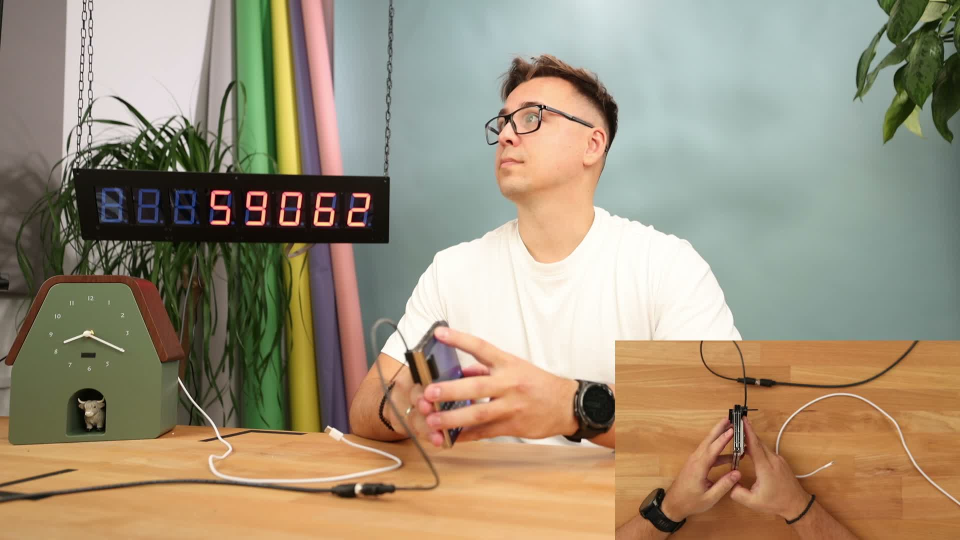
#> input picture proof-of-concept/latest/live-frame.jpg, 1920 x 1080 px (shown at 1/2 size)
$ python read_counter.py latest/live-frame.jpg
#> lines starting #> are read from the running program, lines starting #| are printed output that depends on the picture; after the words box and inside, x2 and y2 are one past the last pixel; in counts of white or black regions, pixels touching at a corner belong together
#> in main, image is the input picture: PIL image 1920x1080 RGB; mean R, G, B 157.7, 144.3, 121
#!/usr/bin/env python3
"""Locate and decode a red seven-segment counter in a still image.

Usage: python3 proof-of-concept/read_counter.py IMAGE [--output-dir DIRECTORY]
Requires numpy and Pillow. This proof of concept expects at least three lit
digits, separated by dark space, with broadly similar size and alignment.
"""

import argparse
import json
from pathlib import Path

import numpy as np
from PIL import Image, ImageDraw, ImageFilter


# Segment order: top, upper right, lower right, bottom, lower left,
# upper left, middle. Unknown patterns are reported, never guessed.
DIGITS = {
    "1111110": "0", "0110000": "1", "1101101": "2",
    "1111001": "3", "0110011": "4", "1011011": "5",
    "1011111": "6", "1110000": "7", "1111111": "8",
    "1111011": "9",
}
REGIONS = [
    (.2, 0, .8, .18), (.65, .18, 1, .42), (.65, .58, 1, .82),
    (.2, .82, .8, 1), (0, .58, .35, .82), (0, .18, .35, .42),
    (.2, .4, .8, .6),
]


def components(mask):
    """Four-connected bounding boxes; no OpenCV dependency needed."""
    remaining = mask.copy()
    height, width = mask.shape
    for y, x in zip(*np.where(mask)):
        if not remaining[y, x]:
            continue
        remaining[y, x] = False
        pending = [(int(y), int(x))]
        left = right = int(x)
        top = bottom = int(y)
        while pending:
            yy, xx = pending.pop()
            left, right = min(left, xx), max(right, xx)
            top, bottom = min(top, yy), max(bottom, yy)
            for ny, nx in ((yy-1, xx), (yy+1, xx), (yy, xx-1), (yy, xx+1)):
                if 0 <= ny < height and 0 <= nx < width and remaining[ny, nx]:
                    remaining[ny, nx] = False
                    pending.append((ny, nx))
        yield (left, top, right + 1, bottom + 1)


def locate_counter(mask):
    # Join individual segments while retaining the gaps between digits.
    kernel = max(3, round(mask.shape[0] / 1080 * 15)) | 1
    joined = np.asarray(Image.fromarray(mask).filter(ImageFilter.MaxFilter(kernel)))
    candidates = []
    for box in components(joined):
        x0, y0, x1, y1 = box
        h, w = y1 - y0, x1 - x0
        if .023 * mask.shape[0] <= h <= .14 * mask.shape[0] and .12 <= w/h <= .95:
            candidates.append(box)
    groups = []
    for seed in candidates:
        sh = seed[3] - seed[1]
        cy = (seed[1] + seed[3]) / 2
        aligned = sorted(
            (b for b in candidates
             if .55 <= (b[3]-b[1])/sh <= 1.8
             and abs((b[1]+b[3])/2-cy) < .2*sh),
            key=lambda b: b[0],
        )
        runs = [[]]
        for box in aligned:
            if runs[-1] and box[0] - runs[-1][-1][2] > sh:
                runs.append([])
            runs[-1].append(box)
        groups.extend(run for run in runs if len(run) >= 3)
    if not groups:
        raise ValueError("No aligned red counter with at least three digits found")
    return max(groups, key=lambda group: (len(group), sum(b[3]-b[1] for b in group)))


def recognize(image):
    rgb = np.asarray(image.convert("RGB"), dtype=np.float32)
    r, g, b = rgb.transpose(2, 0, 1)
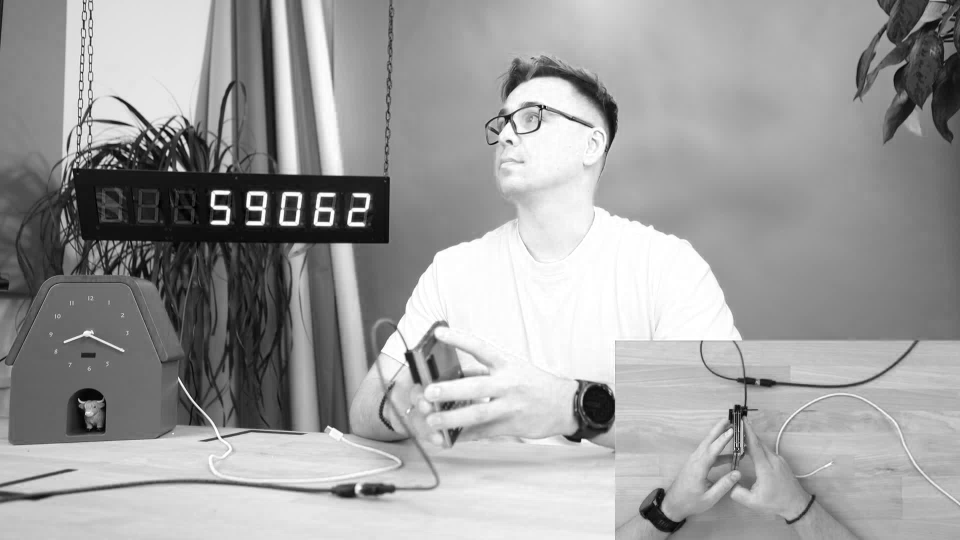
#> r: shape (1080, 1920) float32 (shown at 1/2 size); min 0, max 255, mean 157.7
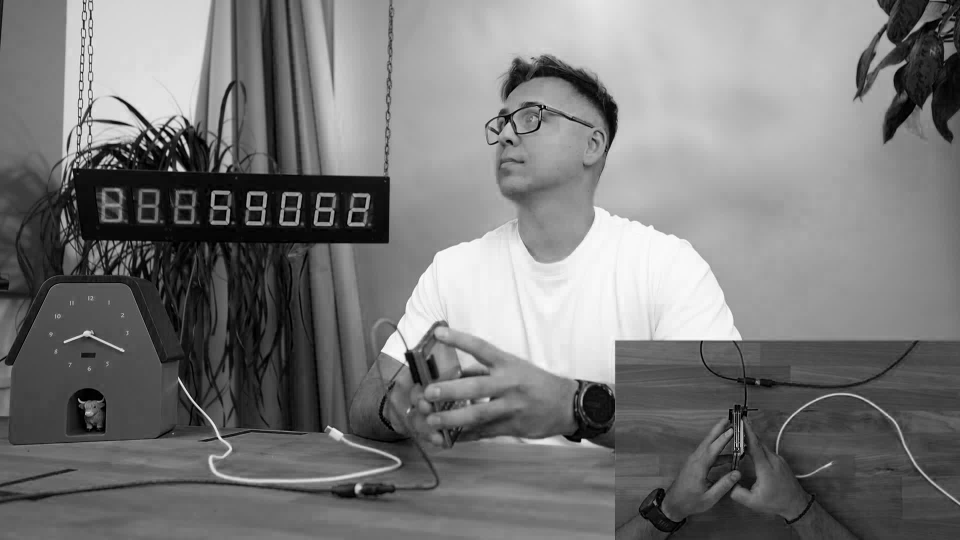
#> b: shape (1080, 1920) float32 (shown at 1/2 size); min 0, max 255, mean 121
    strict = (r > 170) & (r-g > 65) & (r-b > 45) & (g < 160)
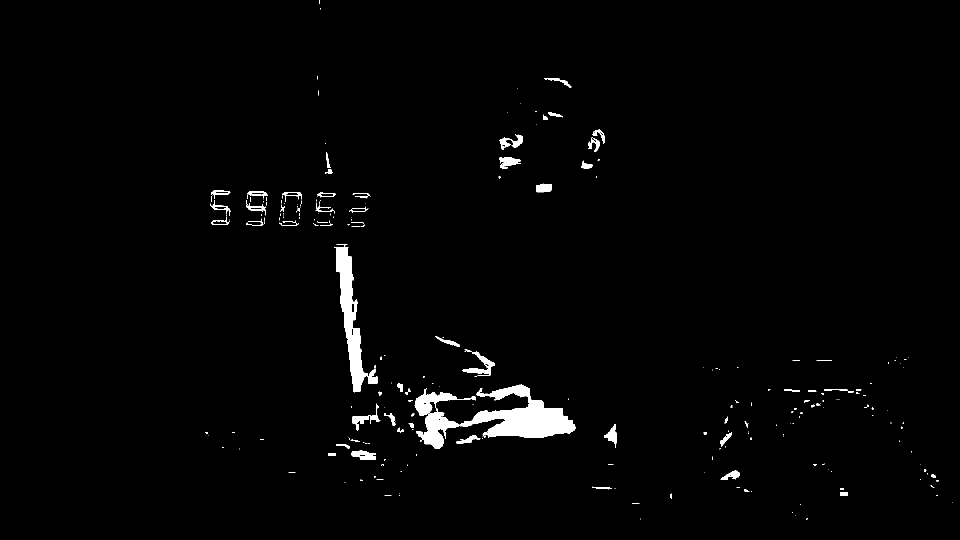
#> strict: shape (1080, 1920) bool (shown at 1/2 size); 1.7% white; 251 white regions (175 under 20 px), largest, box (x1, y1, x2, y2) and area: (829, 769, 1151, 897) 16334, (669, 493, 755, 785) 7472, (925, 703, 990, 752) 951
    relaxed = (r > 140) & (r-g > 45) & (r-b > 30) & (g < 210)
#> relaxed: shape (1080, 1920) bool; 27.8% white; 93 white regions (59 under 20 px), largest, box (x1, y1, x2, y2) and area: (0, 487, 1489, 1080) 287528, (1416, 683, 1920, 1080) 71189, (1560, 792, 1920, 1080) 62295
    boxes = locate_counter(strict)
#> in locate_counter, `joined = np.asarray(Image.fromarray(mask).filter(ImageFilter.MaxFilter..`:
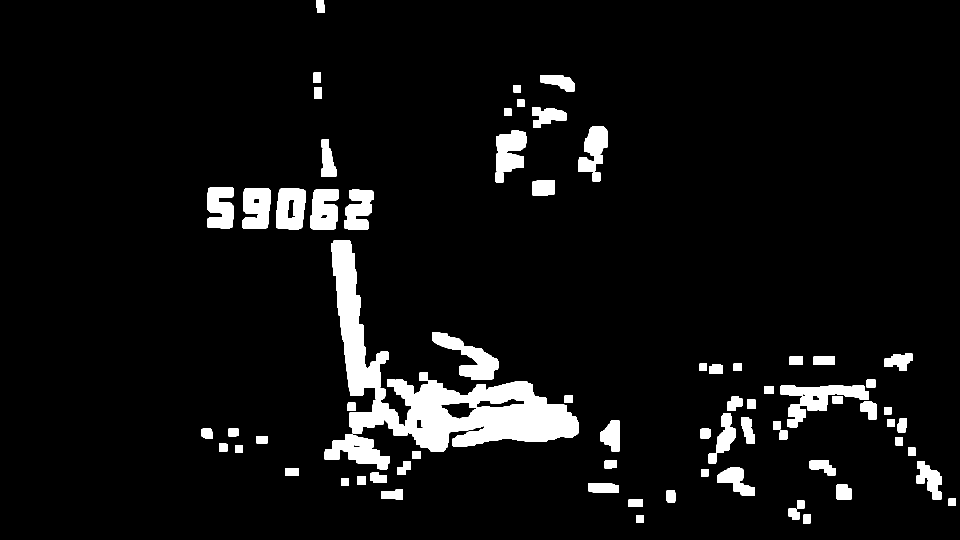
#> joined: shape (1080, 1920) bool (shown at 1/2 size); 6.4% white; 82 white regions, largest, box (x1, y1, x2, y2) and area: (698, 758, 1158, 904) 37499, (662, 481, 778, 792) 14543, (864, 665, 997, 760) 5069
#> the loop in locate_counter, `for box in components(joined):` made 82 passes
#> (x0, y0, x1, y1, h, w) on passes 1 to 12: (632, 0, 649, 26, 26, 17), (627, 145, 642, 166, 21, 15), (1081, 150, 1150, 183, 33, 69), (1027, 170, 1042, 185, 15, 15), (629, 174, 644, 198, 24, 15), (1034, 199, 1049, 214, 15, 15), (1064, 215, 1133, 256, 41, 69), (1008, 217, 1023, 232, 15, 15), (1156, 252, 1216, 344, 92, 60), (992, 261, 1053, 344, 83, 61), (643, 279, 658, 295, 16, 15), (643, 297, 673, 354, 57, 30)
#> after the loop in locate_counter, `for box in components(joined):`: candidates = 17 items, first 6: (632, 0, 649, 26), (1156, 252, 1216, 344), (992, 261, 1053, 344), (643, 297, 673, 354), (414, 374, 468, 457), (485, 376, 542, 458)
#> the loop in locate_counter, `for seed in candidates:` made 17 passes
#> (sh, cy, aligned) on passes 1, 2, 3, 4, 10, 11, 12, 13, 14, 16, 17: (26, 13, [(632, 0, 649, 26)]), (92, 298, [(992, 261, 1053, 344), (1156, 252, 1216, 344)]), (83, 302.5, [(992, 261, 1053, 344), (1156, 252, 1216, 344)]), (57, 325.5, [(643, 297, 673, 354)]), (37, 820.5, [(1721, 802, 1754, 839)]), (46, 832, [(1574, 809, 1612, 855)]), (101, 876.5, [(1201, 841, 1240, 903), (1417, 826, 1471, 927)]), (52, 861, [(1482, 835, 1510, 887)]), (28, 851, [(1795, 837, 1814, 865)]), (77, 960.5, [(1833, 922, 1884, 999)]), (25, 992.5, [(1333, 980, 1351, 1005)])
#> (seed, sh, cy) on passes 5, 6, 7, 8, 9, 15: ((414, 374, 468, 457), 83, 415.5), ((485, 376, 542, 458), 82, 417), ((552, 377, 611, 459), 82, 418), ((620, 378, 678, 459), 81, 418.5), ((688, 379, 748, 460), 81, 419.5), ((1201, 841, 1240, 903), 62, 872)
#> after the loop in locate_counter, `for seed in candidates:`: groups = 5 items
#> boxes = [(414, 374, 468, 457), (485, 376, 542, 458), (552, 377, 611, 459), (620, 378, 678, 459), (688, 379, 748, 460)]
    readings = []
    for x0, y0, x1, y1 in boxes:
        # Bright LED cores can be almost white. Use the relaxed red support to
        # bound each located digit so thin lower/right strokes are not clipped.
        ys, xs = np.where(relaxed[y0:y1, x0:x1])
        left, top = x0 + int(xs.min()), y0 + int(ys.min())
        right, bottom = x0 + int(xs.max()) + 1, y0 + int(ys.max()) + 1
        digit = relaxed[top:bottom, left:right]
        h, w = digit.shape
        occupancies = []
        for xa, ya, xb, yb in REGIONS:
            region = digit[int(ya*h):max(int(ya*h)+1, int(yb*h)),
                           int(xa*w):max(int(xa*w)+1, int(xb*w))]
            occupancies.append(float(region.mean()))
        readings.append({
            "bbox": [left, top, right, bottom],
            "segment_occupancy": [round(v, 3) for v in occupancies],
            "_narrow": w / h < .3,
        })
#> this loop made 5 passes
#> (x0, y0, x1, y1, left, top, right, bottom) on passes 1 to 5: (414, 374, 468, 457, 421, 381, 461, 450), (485, 376, 542, 458, 492, 383, 535, 451), (552, 377, 611, 459, 558, 384, 605, 452), (620, 378, 678, 459, 627, 385, 671, 453), (688, 379, 748, 460, 695, 386, 741, 453)
#> pass 1, in recognize, `digit = relaxed[top:bottom, left:right]`:
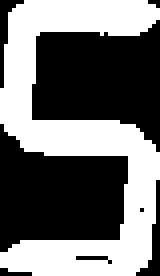
#> digit: shape (69, 40) bool (shown 4 times larger); 44.6% white; 1 white region, box (x1, y1, x2, y2) and area: (0, 0, 40, 69) 1231
#> after the loop, readings = 5 items
    # Camera/exposure changes alter LED stroke thickness. Calibrate horizontal
    # and vertical occupancy separately across this counter, with noise floors.
    horizontal = max(d["segment_occupancy"][i] for d in readings for i in (0,3,6))
#> horizontal = 0.781
    vertical = max(d["segment_occupancy"][i] for d in readings for i in (1,2,4,5))
#> vertical = 0.567
    thresholds = [max(.12,horizontal*.45) if i in (0,3,6) else max(.035,vertical*.30)
                  for i in range(7)]
#> thresholds = [0.351, 0.17, 0.17, 0.351, 0.17, 0.17, 0.351]
    for digit in readings:
        pattern = "".join("1" if value >= threshold else "0" for value, threshold
                          in zip(digit["segment_occupancy"], thresholds))
        if digit.pop("_narrow"):
            pattern = "0110000"
        digit.update(digit=DIGITS.get(pattern, "?"), segments=pattern)
#> this loop made 5 passes
    text = "".join(item["digit"] for item in readings)
    bbox = [min(d["bbox"][0] for d in readings), min(d["bbox"][1] for d in readings),
            max(d["bbox"][2] for d in readings), max(d["bbox"][3] for d in readings)]
#> bbox = [421, 381, 741, 453]
    return {"text": text, "value": int(text) if "?" not in text else None,
            "bbox": bbox, "digits": readings,
            "segment_thresholds": [round(t,3) for t in thresholds]}, strict


def main():
    parser = argparse.ArgumentParser(description=__doc__)
    parser.add_argument("image", type=Path)
    parser.add_argument("--output-dir", type=Path, default=Path("proof-of-concept/recognition"))
    args = parser.parse_args()
    image = Image.open(args.image).convert("RGB")
    result, mask = recognize(image)
#> result = 5 items
    args.output_dir.mkdir(parents=True, exist_ok=True)
    image.crop(result["bbox"]).resize((960, 210)).save(args.output_dir / "counter-crop.png")
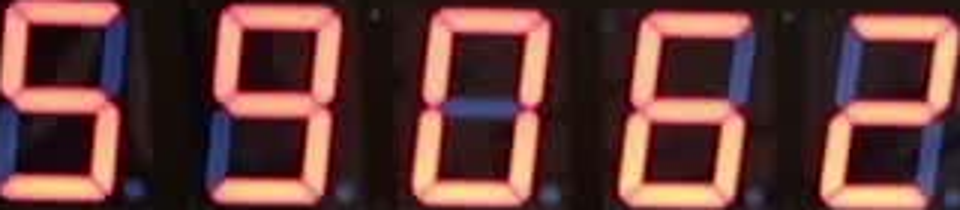
#> saved as counter-crop.png: PIL image 960x210 RGB; mean R, G, B 100.6, 60.6, 58.5
    Image.fromarray(mask).save(args.output_dir / "red-mask.png")
    annotated = image.copy()
    draw = ImageDraw.Draw(annotated)
    for digit in result["digits"]:
        draw.rectangle(digit["bbox"], outline="lime", width=2)
    x, y, _, _ = result["bbox"]
#> x = 421; y = 381
    draw.text((x, max(0, y-35)), "Counter: " + result["text"], fill="lime", font_size=26)
    annotated.save(args.output_dir / "annotated-frame.jpg")
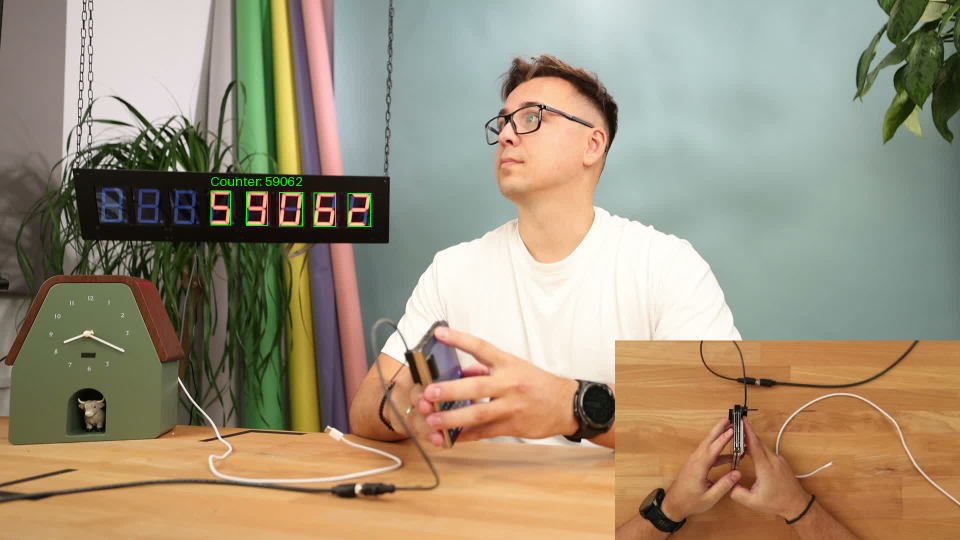
#> saved as annotated-frame.jpg: PIL image 1920x1080 RGB (shown at 1/2 size); mean R, G, B 157.6, 144.6, 120.9
    result["source"] = str(args.image)
    output = json.dumps(result, indent=2)
    (args.output_dir / "result.json").write_text(output + "\n")
    print(output)
#> (printed output is left out)
    return 0 if result["value"] is not None else 2


if __name__ == "__main__":
    raise SystemExit(main())
#> (the program exits here)
